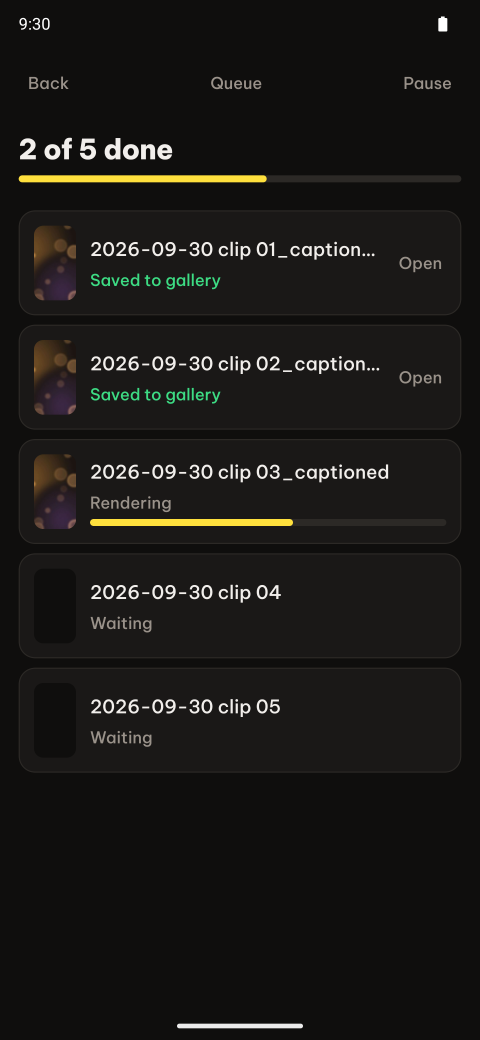
#> input picture store/shots/listing/01-batch.png, 1440 x 3120 px (shown at 1/3 size)
$ python make-feature-graphic.py
#> lines starting #> are read from the running program, lines starting #| are printed output that depends on the picture; after the words box and inside, x2 and y2 are one past the last pixel; in counts of white or black regions, pixels touching at a corner belong together
#!/usr/bin/env python3
"""
The Play feature graphic, 1024 x 500, cut from real screenshots.

Not a mockup. The two panels are `store/shots/*.png`, taken off a device with
`adb exec-out screencap`, cropped below the status bar — and, on a debug build,
below the dev-launcher bubble, which must never reach a store listing. Nothing
here redraws the app: a feature graphic that promises a screen the app does not
have is the one thing a screenshot cannot accidentally do.

The type is the app's own. Spectral for the promise, which is the one thing
Welcome is allowed to set in the caption serif, and Be Vietnam Pro for
everything that is chrome. The words follow ASO.md's short description, so
the graphic and the listing cannot drift apart.

Play wants 1024 x 500, PNG or JPEG, no alpha, under 15 MB. The output is RGB
for that reason. Play also crops and masks this image differently across its
surfaces, so nothing that has to be read sits within 48 px of an edge.

    python3 scripts/make-feature-graphic.py
"""
from pathlib import Path

from PIL import Image, ImageDraw, ImageFilter, ImageFont

ROOT = Path(__file__).resolve().parent.parent
FONTS = ROOT / "assets" / "fonts"
SHOTS = ROOT / "store" / "shots"
OUT = ROOT / "store" / "play-feature-graphic-1024x500.png"

W, H = 1024, 500

# The app's palette, from src/ui/theme.ts. The ground is the warm near-black the
# app is actually built on, not Expo's cooler leftover.
INK = (15, 14, 13)
PAPER = (242, 239, 236)
MUTE = (154, 146, 138)
LINE = (44, 41, 38)
ACCENT = (255, 224, 61)

# Rendered at 3x and downsampled once: rounded corners and hairlines drawn
# straight at final size come out ragged, the same reason make-icons.py does it.
SS = 3


def font(name: str, size: int) -> ImageFont.FreeTypeFont:
    return ImageFont.truetype(str(FONTS / name), size * SS)


def rounded(card: Image.Image, radius: int) -> Image.Image:
    """A screenshot with the corners a phone actually has, and a hairline edge."""
    mask = Image.new("L", card.size, 0)
    ImageDraw.Draw(mask).rounded_rectangle([0, 0, card.size[0] - 1, card.size[1] - 1],
                                           radius=radius, fill=255)
    out = Image.new("RGBA", card.size, (0, 0, 0, 0))
    out.paste(card, (0, 0), mask)
    ImageDraw.Draw(out).rounded_rectangle([0, 0, card.size[0] - 1, card.size[1] - 1],
                                          radius=radius, outline=LINE + (255,), width=2 * SS)
    return out


def shot(name: str, height: int, crop: tuple[int, int] | None = None) -> Image.Image:
    src = Image.open(SHOTS / name).convert("RGB")
    if crop:
        # A listing capture carries the status bar and the gesture pill, which
        # are the phone talking about itself.
        src = src.crop((0, crop[0], src.size[0], crop[1]))
    width = round(src.size[0] * height / src.size[1])
    return rounded(src.resize((width, height), Image.LANCZOS), radius=14 * SS)


# [6 lines left out: function tracked, not called in this run]


def main() -> None:
    canvas = Image.new("RGB", (W * SS, H * SS), INK)

    # A wash of the caption yellow behind the panels, so the two dark screenshots
    # sit on something rather than dissolving into the ground. Drawn as ellipses
    # and blurred, because Pillow has no radial gradient.
    glow = Image.new("RGB", canvas.size, INK)
    gd = ImageDraw.Draw(glow)
    cx, cy = int(W * 0.74) * SS, int(H * 0.50) * SS
    for step in range(28, 0, -1):
        r = step * 9 * SS
        k = (29 - step) / 29 * 0.10
        gd.ellipse([cx - r, cy - int(r * 0.8), cx + r, cy + int(r * 0.8)],
                   fill=tuple(round(INK[i] + (ACCENT[i] - INK[i]) * k) for i in range(3)))
    canvas = Image.blend(canvas, glow.filter(ImageFilter.GaussianBlur(60 * SS)), 0.9)
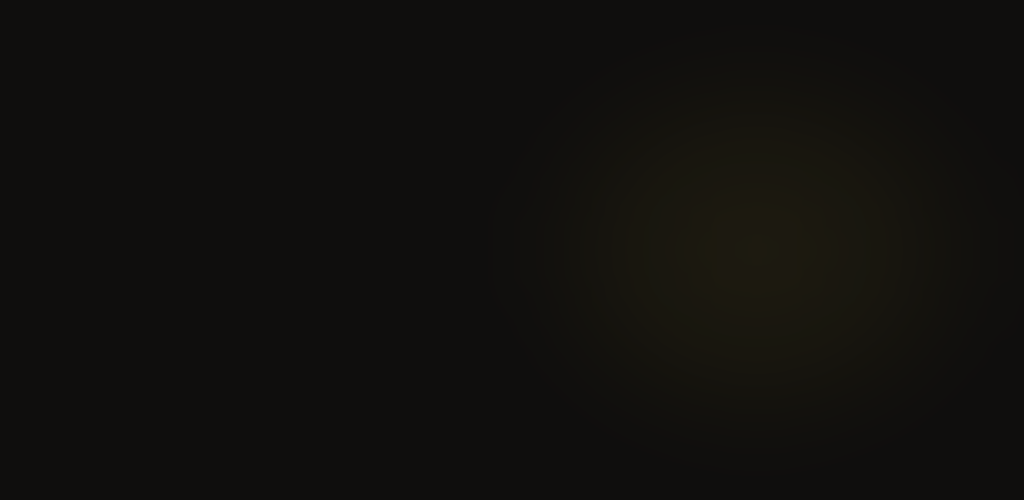
#> canvas: PIL image 3072x1500 RGB (shown at 1/3 size); mean R, G, B 16.9, 15.7, 13.2

    draw = ImageDraw.Draw(canvas)

    # Panels. In front, the video's own rectangle with the caption burned into
    # it — the thing the user gets, at a size that survives Play scaling the
    # graphic down. Behind it, the queue: since the repositioning the promise is
    # volume, and a list of clips working through is the picture of it.
    app = shot("listing/01-batch.png", 396 * SS, crop=(150, 2300))
#> in shot, `src = src.crop((0, crop[0], src.size[0], crop[1]))`:
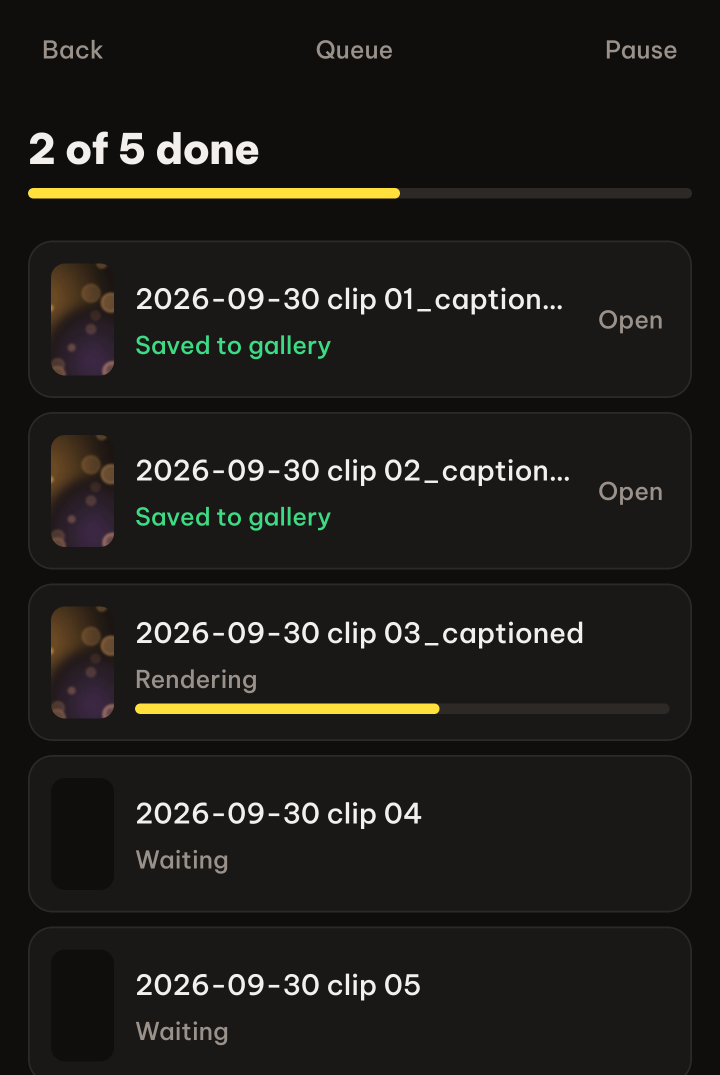
#> src: PIL image 1440x2150 RGB (shown at 1/2 size); mean R, G, B 31, 29, 26.1
#> in rounded, `mask = Image.new("L", card.size, 0)`: mask: PIL image 796x1188 L; every value is 0
#> in rounded, `ImageDraw.Draw(mask).rounded_rectangle([0, 0, card.size[0] - 1, card.s..`:
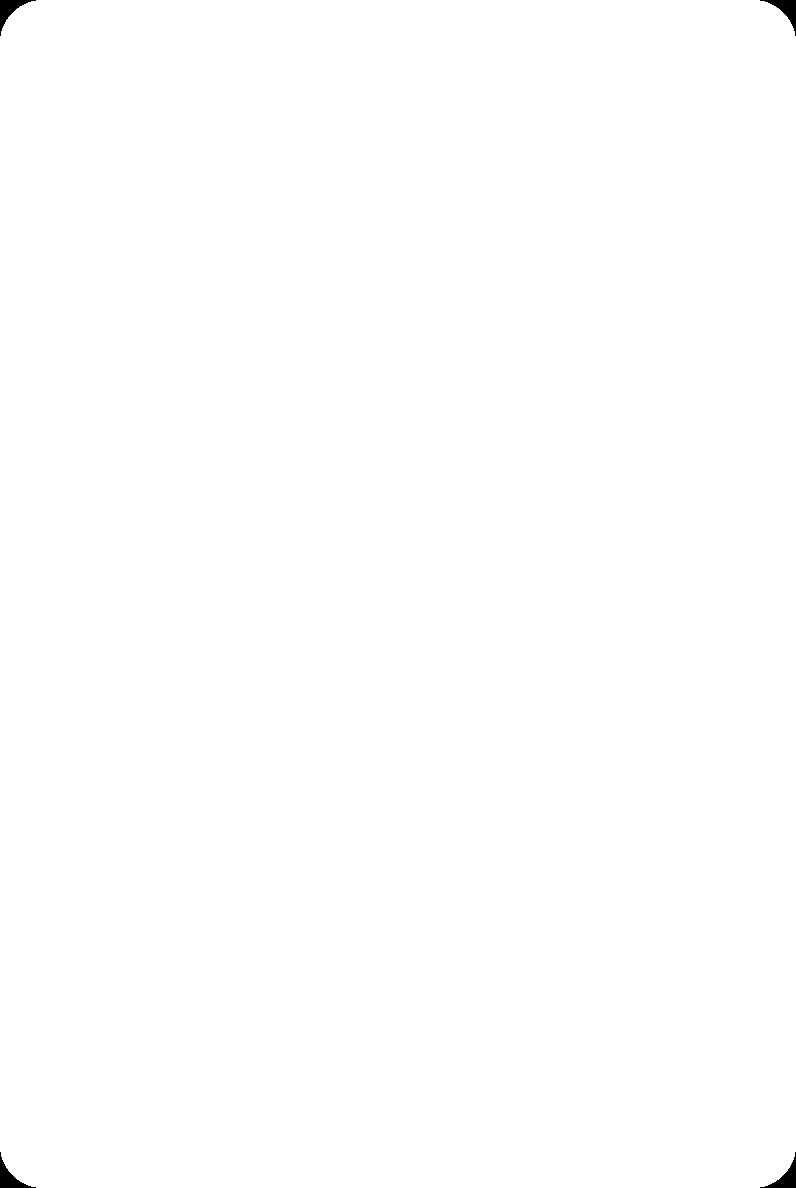
#> mask: PIL image 796x1188 L; 99.8% white; 4 black regions, box (x1, y1, x2, y2) and area: (0, 0, 36, 36) 393, (760, 0, 796, 36) 393, (0, 1152, 36, 1188) 393, (760, 1152, 796, 1188) 393
#> in rounded, `out = Image.new("RGBA", card.size, (0, 0, 0, 0))`: out: PIL image 796x1188 RGBA; every value is 0
#> in rounded, `out.paste(card, (0, 0), mask)`:
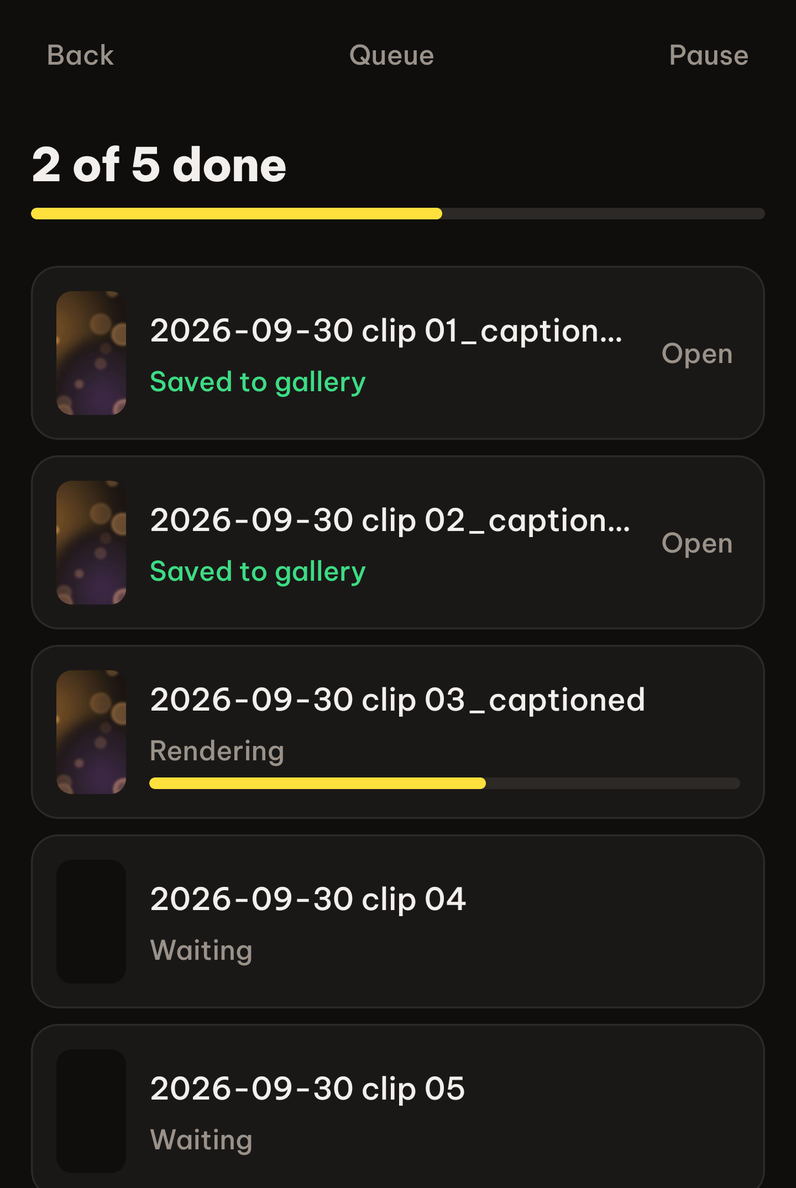
#> card: PIL image 796x1188 RGB; mean R, G, B 30.9, 29, 26.1
    burned = shot("burned.png", 442 * SS)
    canvas.paste(app, (528 * SS, 58 * SS), app)
    canvas.paste(burned, (712 * SS, 29 * SS), burned)

    # Type. Left column, clear of the panels and 60 px off the edge.
    x = 60 * SS
    tracked(draw, (x, 150 * SS), "WORDBURN", font("BeVietnamPro-ExtraBold.ttf", 15),
            ACCENT, tracking=4 * SS)

    serif = font("Spectral-ExtraBold.ttf", 44)
    draw.text((x, 192 * SS), "Caption every", font=serif, fill=PAPER)
    draw.text((x, 244 * SS), "clip, not one.", font=serif, fill=PAPER)

    # The accent rule, clear of the descenders above it rather than reading as an
    # underline of the word it happens to sit beneath.
    draw.rounded_rectangle([x, 312 * SS, (x + 54 * SS), 315 * SS], radius=2 * SS, fill=ACCENT)

    body = font("BeVietnamPro-Medium.ttf", 17)
    draw.text((x, 334 * SS), "Queue a batch, or cut shorts", font=body, fill=MUTE)
    draw.text((x, 360 * SS), "from a long video.", font=body, fill=MUTE)

    canvas.resize((W, H), Image.LANCZOS).save(OUT, optimize=True)
    print(f"{OUT.relative_to(ROOT)}  {W} x {H}")


if __name__ == "__main__":
#> (the run stopped early here; a loop or call above may not have finished)

$ run again, with marketing/video-04-draw-my-life/assets/screen-scene07-editor.png copied over store/shots/listing/01-batch.png
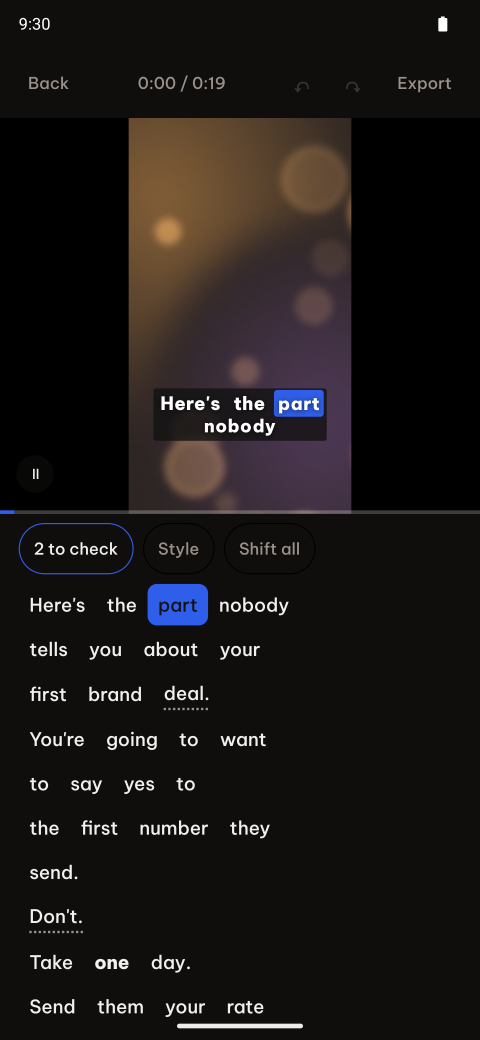
#> input picture marketing/video-04-draw-my-life/assets/screen-scene07-editor.png, 1440 x 3120 px (shown at 1/3 size)
#> in rounded, `out.paste(card, (0, 0), mask)`:
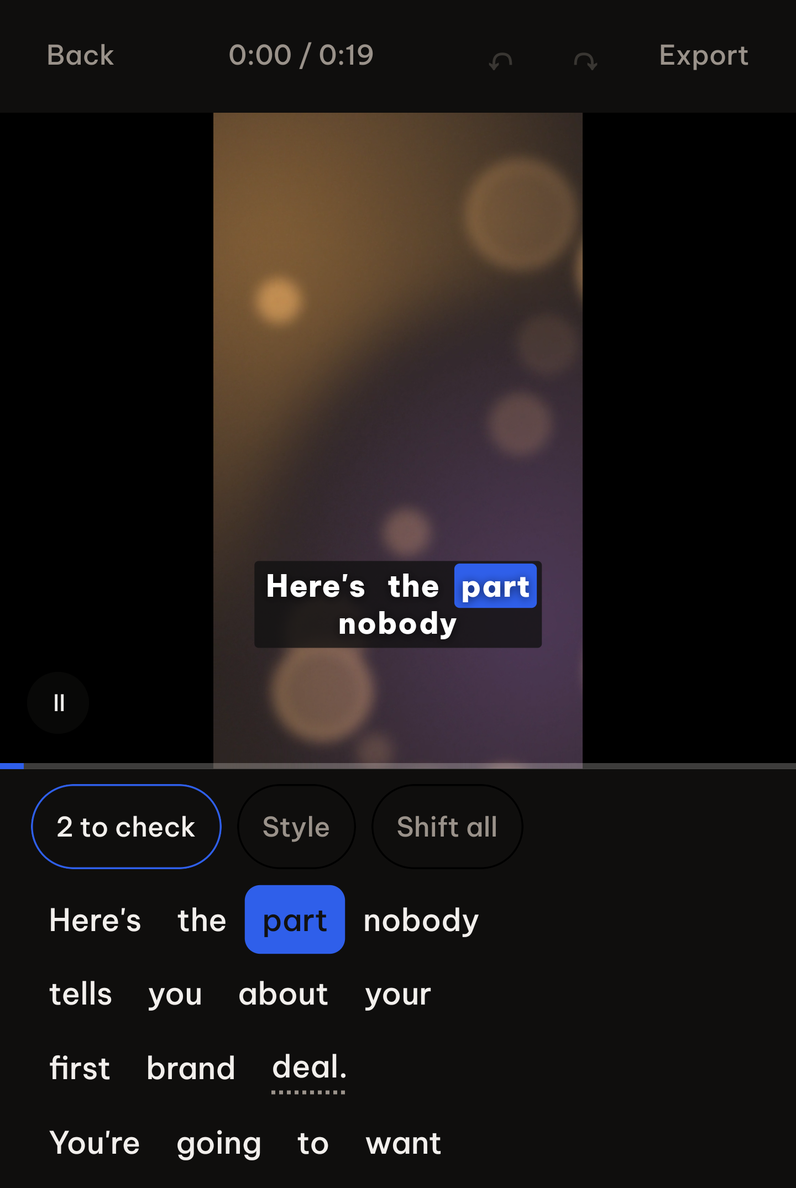
#> card: PIL image 796x1188 RGB; mean R, G, B 30, 25.4, 24.9
#> in rounded, `ImageDraw.Draw(out).rounded_rectangle([0, 0, card.size[0] - 1, card.si..`:
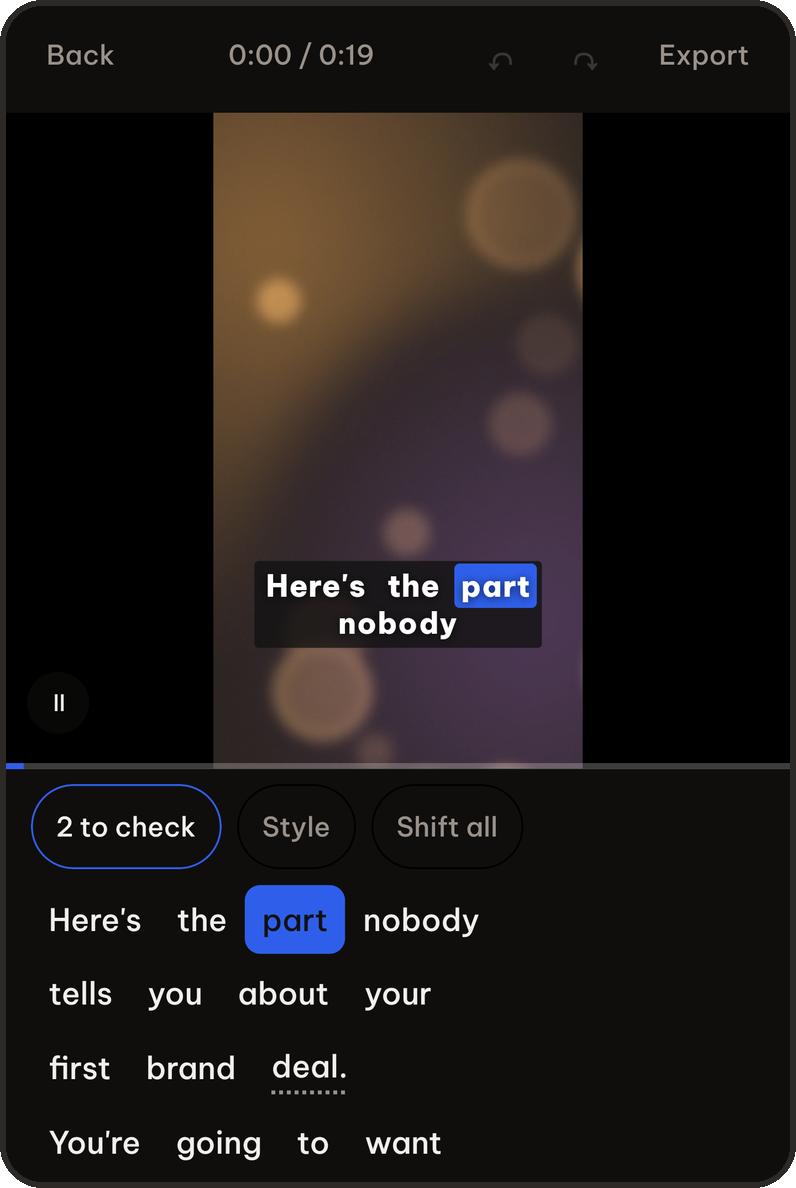
#> out: PIL image 796x1188 RGBA; mean R, G, B, A 30.8, 26.2, 25.6, 254.6; transparent parts drawn white

$ run again, with marketing/video-04-draw-my-life/assets/screen-scene08-word-sheet.png copied over store/shots/listing/01-batch.png
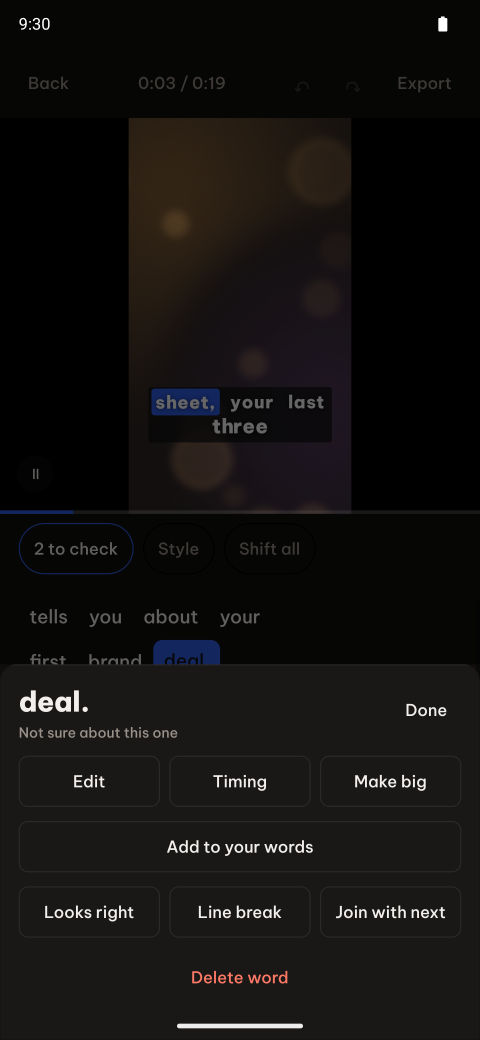
#> input picture marketing/video-04-draw-my-life/assets/screen-scene08-word-sheet.png, 1440 x 3120 px (shown at 1/3 size)
#> in shot, `src = src.crop((0, crop[0], src.size[0], crop[1]))`:
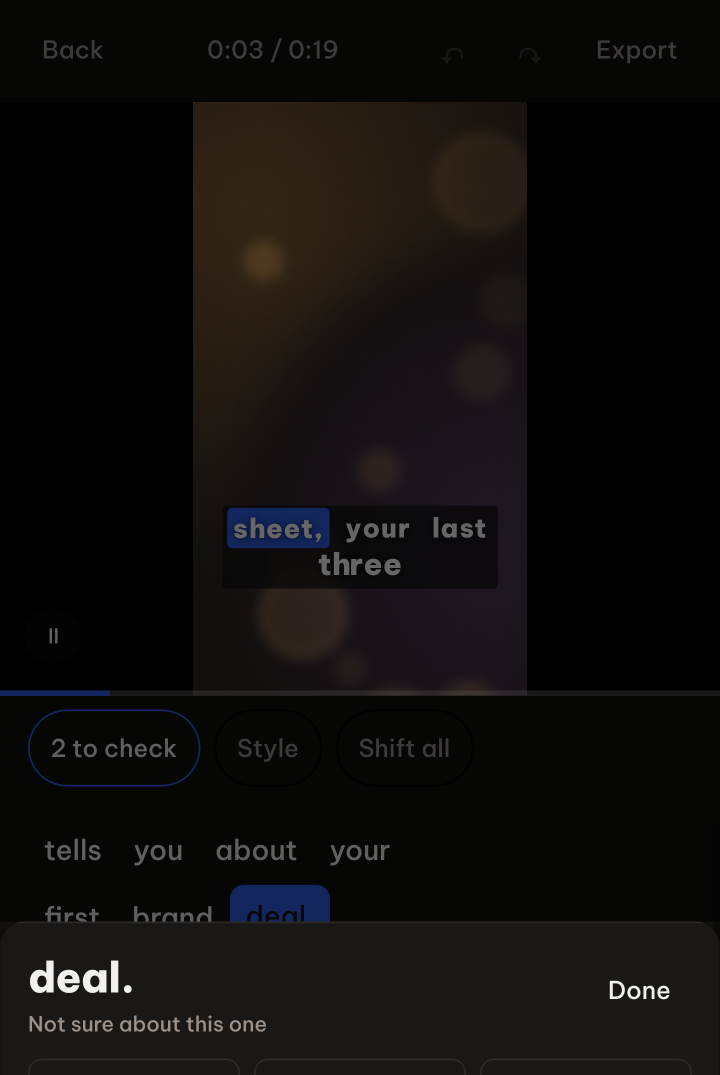
#> src: PIL image 1440x2150 RGB (shown at 1/2 size); mean R, G, B 15, 13.1, 12.5
#> in rounded, `out.paste(card, (0, 0), mask)`:
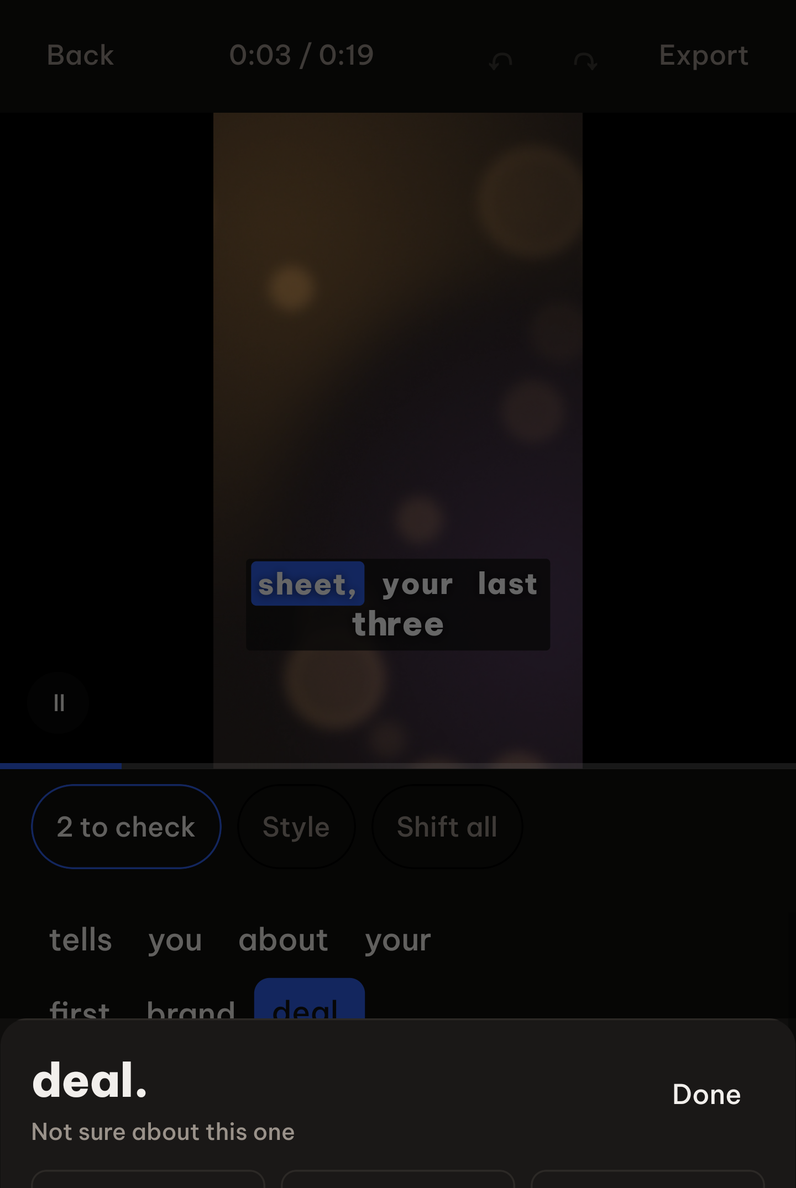
#> card: PIL image 796x1188 RGB; mean R, G, B 15, 13.1, 12.5
